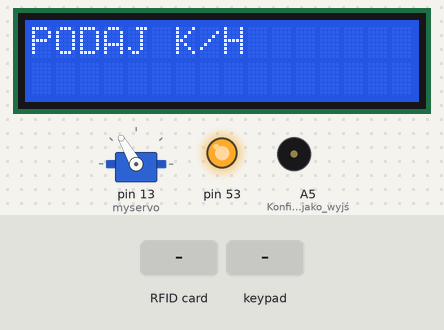
Bench run of a sketch on a simulated Arduino Mega 2560, built with avr-gcc and run on an emulated ATmega2560. Shown: servo, 16×2 character LCD, output pins drawn as LEDs (lit = HIGH), buzzer (waves = sounding). Inputs (shaded band) come from the test bench. What the sketch prints to the serial monitor is not drawn.

Above: at 4.6 s.
4.7 s: RFID card 59 E5 12 E9 held to the reader
At 6.4 s:
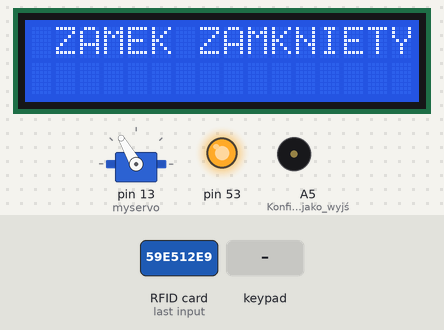
7.7 s: keypad keys 2 6 2 7 2 8 2 9 # pressed 0.4 s apart
At 11.8 s:
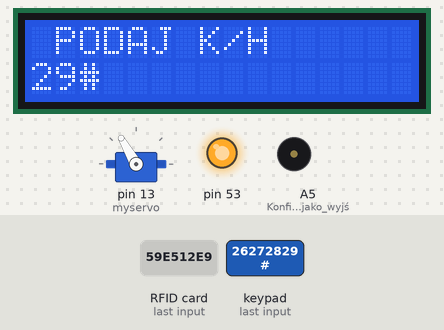
12.8 s: keypad keys 2 6 2 7 2 8 2 9 * pressed 0.4 s apart
At 17.8 s:
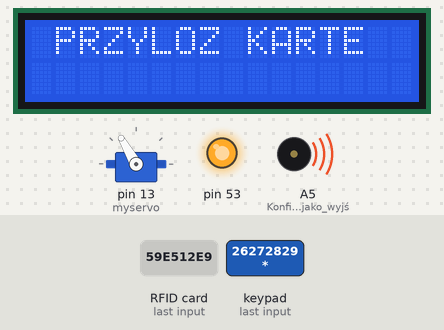
18.5 s: RFID card 5E 7A 19 C4 held to the reader
At 19.3 s:
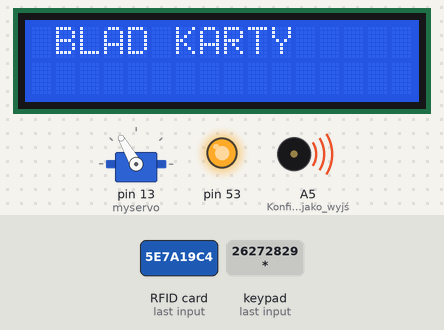
21.0 s: RFID card 8A A6 DE 84 held to the reader
At 21.17 s:
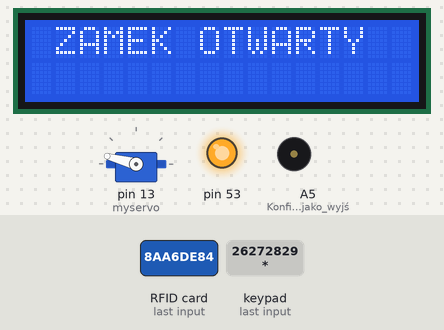
22.5 s: key 'A' pressed
At 25.4 s:
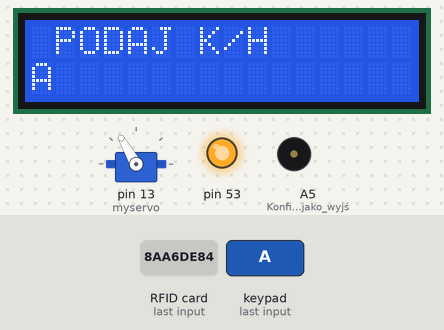
Timing chart, 0 to 26.5 s (numbered marks = the images above; inputs shaded):
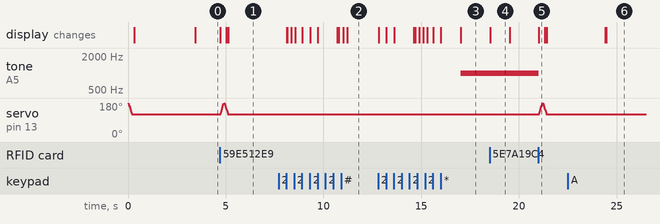

The sketch:

servo.ino
```cpp
  #include <SPI.h>
#include <MFRC522.h>
#include <Keypad.h> //biblioteka od klawiatury
#include <LiquidCrystal.h>
#include <Servo.h>
#include <arduino-timer.h>
#define SS_PIN 48
#define RST_PIN 49
MFRC522 mfrc522(SS_PIN, RST_PIN);
Servo myservo;

Servo servo1;
bool timerfinis = false;
int servoPin = 13;
auto timer = timer_create_default();
auto task = timer.in(0,[](void*) -> void{} );
int b = 0;
int kk=0;
int s = 0;
const byte ROWS = 4; // ile wierszy
const byte COLS = 4; // ile kolumn
const int rs = 7, en = 8, d4 = 9, d5 = 10, d6 = 11, d7 = 12;
byte rowPins[ROWS] = {26, 27, 28, 29}; // piny wierszy
byte colPins[COLS] = {25, 24, 23, 22}; // piny kolum

char keys[ROWS][COLS] = { // mapowanie klawiatury
    {'1', '2', '3', 'A'},
    {'4', '5', '6', 'B'},
    {'7', '8', '9', 'C'},
    {'*', '0', '#', 'D'}};

Keypad customKeypad = Keypad(makeKeymap(keys), rowPins, colPins, ROWS, COLS); // inicjalizacja klawiatury
LiquidCrystal lcd(rs, en, d4, d5, d6, d7);
int cursorColumn = 0;

#define Password_Lenght 7
char Data[Password_Lenght]; // 6 is the number of chars it can hold + the null char = 7

char Master[Password_Lenght] = "123456";
int pos = 0;
byte data_count = 0, master_count = 0;
bool Pass_is_good;
bool door = true;
char customKey;
int jakas = 0;

void setup()
{
  myservo.attach(13);
  ServoClose();
  Serial.begin(9600);
  lcd.begin(16, 2);
  SPI.begin();
  mfrc522.PCD_Init();
  lcd.print(" Projekt zamek");
  lcd.setCursor(0, 1);
  lcd.print(":)");
  delay(3000);
  lcd.clear();
  pinMode(A5, OUTPUT); // Konfiguracja A5 jako wyjście
  lcd.begin(16, 2);
  // Print a message to the LCD.
  mfrc522.PCD_Init(); // Initiate MFRC522
  Serial.println("Approximate your card to the reader...");
  Serial.println();
  servo1.write(130);
  lcd.setCursor(0, 0);
  lcd.print("PODAJ K/H");
}
void loop()
{
  timer.tick();
  if(b>2)
  {
  tone(A5, 1000); //Wygeneruj sygnał o częstotliwości 1000Hz na pinie A5
  Open2();
  }

  else if(kk>2)
  {
  tone(A5, 1000); //Wygeneruj sygnał o częstotliwości 1000Hz na pinie A5
  if(mfrc522.PICC_IsNewCardPresent())
   {
    karta2();
    clearData();
  }
  }

  else if (door == 0)
  {
    customKey = customKeypad.getKey();

    if (customKey == '#' ||  timerfinis)
    {

      lcd.clear();

      ServoClose();

      lcd.print(" ZAMEK ZAMKNIETY");

      delay(3000);
      lcd.clear();

      door = 1;
      timer.cancel(task);
       lcd.print(" PODAJ K/H");
    }
  }
  else if(mfrc522.PICC_IsNewCardPresent())
  {
    lcd.clear();
    lcd.setCursor(0, 0);
    karta();
    clearData();
  }
 else
    Open();


}

void clearData()
{

 for (;data_count != 0;)
  {
    Data[data_count--] = 0; // clear array for new data
  }

  return;
}
void ServoOpen()
{
  for (pos = 120; pos <= 180; pos += 5)
  { // goes from 0 degrees to 180 degrees

    // in steps of 1 degree

    myservo.write(pos); // tell servo to go to position in variable 'pos'
    delay(15); // waits 15ms for the servo to reach the position
  }
  timerfinis=false;
  task = timer.in(10000, czas);

}

void ServoClose()
{
  for (pos = 180; pos >= 120; pos -= 5)
  {                     // goes from 180 degrees to 0 degrees
    myservo.write(pos); // tell servo to go to position in variable 'pos'

    delay(15); // waits 15ms for the servo to reach the position
  }
}

void Open()
{
  lcd.setCursor(0, 0);
  Serial.println("bla");

  customKey = customKeypad.getKey();

  if (customKey) // makes sure a key is actually pressed, equal to (customKey != NO_KEY)
  {
    switch (customKey)
    {
    case 'B':

      clearData();

      lcd.clear();
     lcd.setCursor(0, 0);
lcd.print(" PODAJ K/H");
  lcd.setCursor(0, 1);
      break;
    default:
      jakas++;
      Data[data_count] = customKey; // store char into data array

      lcd.setCursor(data_count, 1); // move cursor to show each new char

      lcd.print(Data[data_count]); // print char at said cursor

      data_count++; // increment data array by 1 to store new char, also keep track of the number of chars entered
      break;
    }
  }

  if (data_count == Password_Lenght - 1) // if the array index is equal to the number of expected chars, compare data to master
  {
    if (!strcmp(Data, Master)) // equal to (strcmp(Data, Master) == 0)
    {
      lcd.clear();

      ServoOpen();

      lcd.print(" ZAMEK OTWARTY");
      kk = 0;
      door = 0;
    }
    else
    {
      lcd.clear();

      lcd.print(" ZLE HASLO");
      kk=kk+1;
      delay(1000);

      door = 1;
      lcd.clear();
      if(kk>2)
      lcd.print(" PRZYLOZ KARTE");
      else
      lcd.print(" PODAJ K/H");

    }

    clearData();
  }
}

void karta()
{
  // Select one of the cards
  if (!mfrc522.PICC_ReadCardSerial())
  {
    return;
  }
  // Show UID on serial monitor
  Serial.print("UID tag :");
  String content = "";
  byte letter;
  for (byte i = 0; i < mfrc522.uid.size; i++)
  {
    Serial.print(mfrc522.uid.uidByte[i] < 0x10 ? " 0" : " ");
    Serial.print(mfrc522.uid.uidByte[i], HEX);
    content.concat(String(mfrc522.uid.uidByte[i] < 0x10 ? " 0" : " "));
    content.concat(String(mfrc522.uid.uidByte[i], HEX));
  }

  Serial.println();
  Serial.print("Message : ");
  content.toUpperCase();
  if (content.substring(1) == "59 E5 12 E9" || content.substring(1) == "8A A6 DE 84") // change here the UID of the card/cards that you want to give access
  {
    b = 0;
    lcd.setCursor(0, 0);
    lcd.print(" ZAMEK OTWARTY ");
    ServoOpen();
   door = 0;
  }

  else
  {
    lcd.setCursor(0, 0);
    lcd.print(" BLAD KARTY");
    b = b + 1;
    delay(1000);
     lcd.clear();
    lcd.print(" PODAJ K/H");
  }
}
void czas(void *) {
  timerfinis = true;
  return;
}


void Open2()
{
  lcd.setCursor(0, 0);
  lcd.print(" PODAJ PIN");
  customKey = customKeypad.getKey();

  if (customKey) // makes sure a key is actually pressed, equal to (customKey != NO_KEY)
  {
    switch (customKey)
    {
    case 'B':

      clearData();

      lcd.clear();
     lcd.setCursor(0, 0);
lcd.print(" PODAJ PIN");
  lcd.setCursor(0, 1);
      break;
    default:
      jakas++;
      Data[data_count] = customKey; // store char into data array

      lcd.setCursor(data_count, 1); // move cursor to show each new char

      lcd.print(Data[data_count]); // print char at said cursor

      data_count++; // increment data array by 1 to store new char, also keep track of the number of chars entered
      break;
    }
  }

  if (data_count == Password_Lenght - 1) // if the array index is equal to the number of expected chars, compare data to master
  {
    if (!strcmp(Data, Master)) // equal to (strcmp(Data, Master) == 0)
    {
      lcd.clear();
      ServoOpen();

      lcd.print(" ZAMEK OTWARTY");
      door = 0;
      b=0;
      noTone(A5);
    }
    else
    {
      lcd.clear();

      lcd.print(" ZLE HASLO");

      delay(1000);

      door = 1;
      lcd.clear();
      lcd.print(" PODAJ K/H");
    }

    clearData();
  }
}


void karta2()
{
  if (!mfrc522.PICC_ReadCardSerial())
  {
    return;
  }
  Serial.print("UID tag :");
  String content = "";
  byte letter;
  for (byte i = 0; i < mfrc522.uid.size; i++)
  {
    Serial.print(mfrc522.uid.uidByte[i] < 0x10 ? " 0" : " ");
    Serial.print(mfrc522.uid.uidByte[i], HEX);
    content.concat(String(mfrc522.uid.uidByte[i] < 0x10 ? " 0" : " "));
    content.concat(String(mfrc522.uid.uidByte[i], HEX));
  }

  Serial.println();
  Serial.print("Message : ");
  content.toUpperCase();
  if (content.substring(1) == "59 E5 12 E9" || content.substring(1) == "8A A6 DE 84") // change here the UID of the card/cards that you want to give access
  {
    kk=0;
    noTone(A5);
    lcd.setCursor(0, 0);
    lcd.print(" ZAMEK OTWARTY ");
    ServoOpen();
   door = 0;
  }

  else
  {
    lcd.clear();
    lcd.print(" BLAD KARTY");
    delay(1000);
     lcd.clear();
      lcd.print(" PRZYLOZ KARTE");
  }
}
```

Measured:
- after the input at 4.7 s, servo on pin 13 (myservo): rises from 120° to 180° in 0.18 s, then falls to 120° in 0.18 s; the display: first changes at once (image 1 shows a later state)
- after the input at 7.7 s, the display: first differs from a run without the input after 0.45 s (image 2 shows a later state)
- after the input at 12.8 s, tone on A5 (Konfiguracja_A5_jako_wyjś): silent → 1000 Hz after 4.2 s; the display: first changes at once (image 3 shows a later state)
- after the input at 18.5 s, the display: changes at once (image 4)
- after the input at 21.0 s, tone on A5 (Konfiguracja_A5_jako_wyjś): 1000 Hz → silent at once; servo on pin 13 (myservo): rises from 120° to 180° in 0.18 s, then falls to 120° in 0.18 s; the display: changes at once (image 5)
- after the input at 22.5 s, the display: first differs from a run without the input after 2.0 s (image 6)
- what the display in image 4 shows lasts 1.0 s, from 18.5 s to 19.5 s
